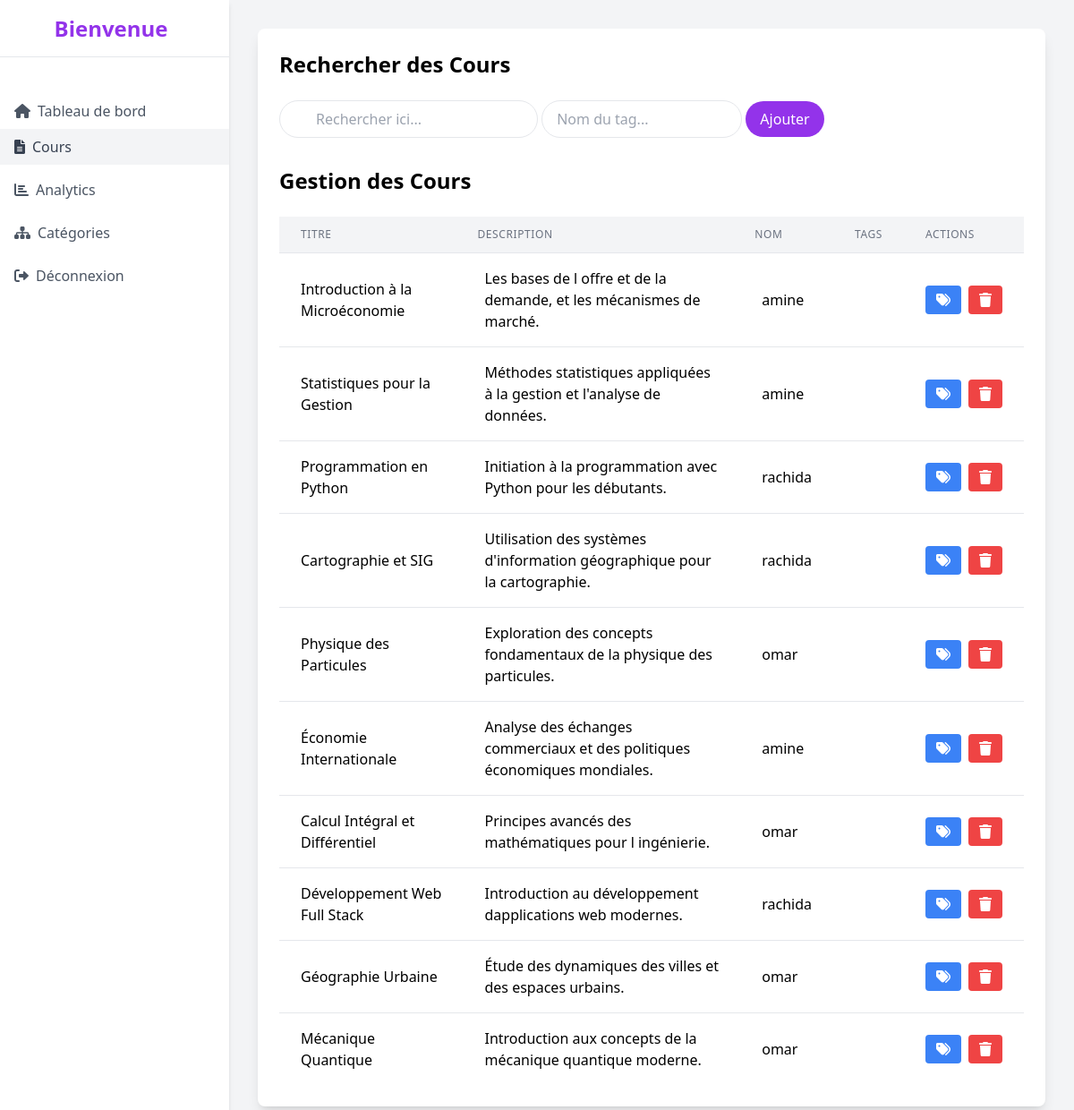
The page /views/admin/gestion_cours.php (signed in) on the database as committed earlier.
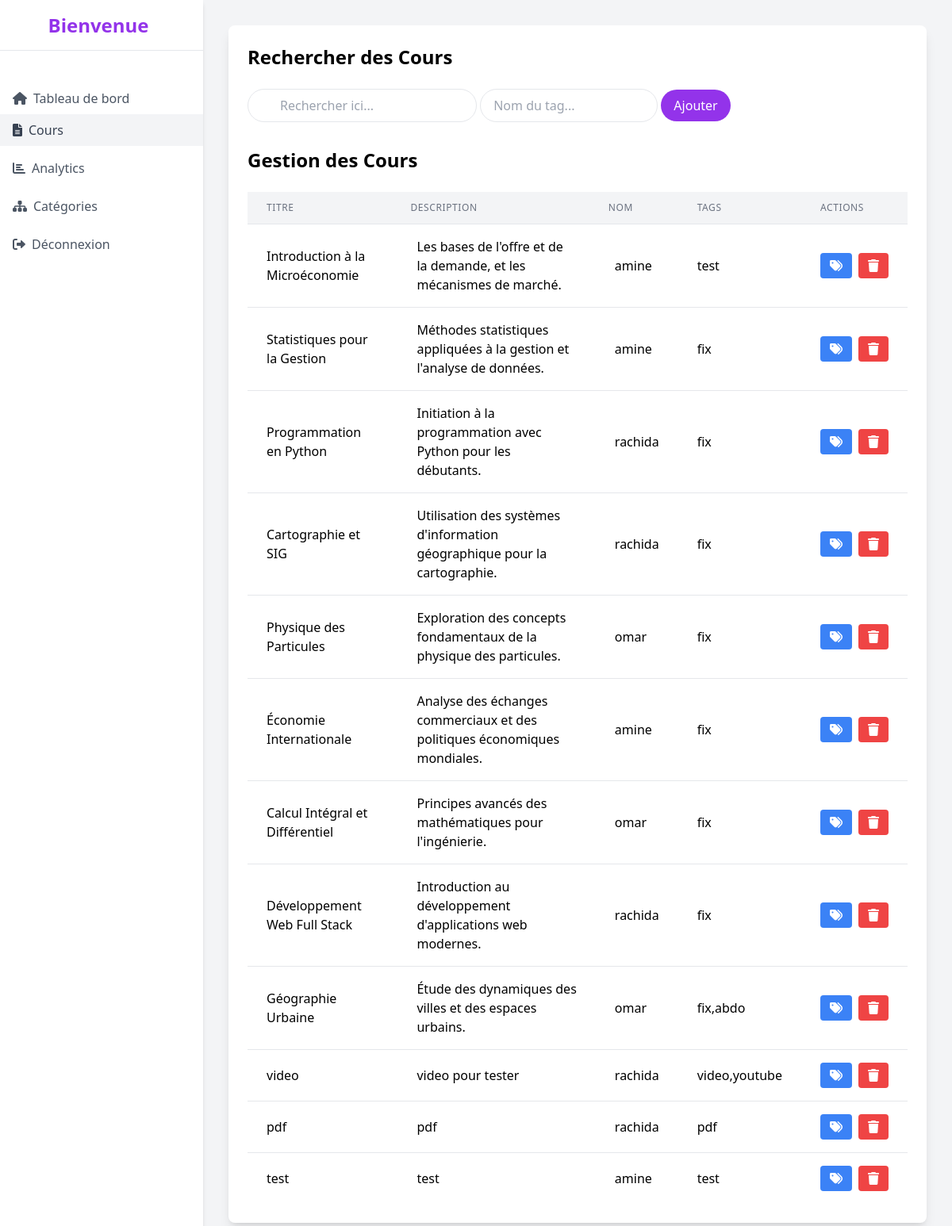
The same page on the database as committed later.
### tables this page shows
CREATE TABLE `cours` (
  `id` int NOT NULL,
  `titre` varchar(250) NOT NULL,
  `description` text NOT NULL,
  `contenu` text NOT NULL,
  `categorie_id` int DEFAULT NULL,
  `enseignant_id` int DEFAULT NULL,
  `date_creation` timestamp NULL DEFAULT CURRENT_TIMESTAMP
);

CREATE TABLE `utilisateurs` (
  `id` int NOT NULL,
  `nom` varchar(100) NOT NULL,
  `email` varchar(150) NOT NULL,
  `password` varchar(255) NOT NULL,
  `role` enum('etudiant','enseignant','admin') NOT NULL,
  `status` enum('actif','inactif') NOT NULL,
  `date_creation` timestamp NULL DEFAULT CURRENT_TIMESTAMP
);

### models/User.php (called while the page is built, shortened)
<?php
class User {
    public function __construct($pdo)
    {
        $this->pdo = $pdo;
        if (isset($_SESSION['user_id'])) {
            $this->id = $_SESSION['user_id'];
            $stmt = $this->pdo->prepare("SELECT * FROM utilisateurs WHERE id = ?");
            $stmt->execute([$this->id]);
            $user = $stmt->fetch();
        }
    }
}
?>

### models/Admin.php (called while the page is built, shortened)
<?php
require_once 'User.php';
class Admin extends User {
            public function getAllCours(){
                $stmt = $this->pdo->prepare("
                    SELECT
                        c.*,
                        u.nom as nom_enseignant,
                        GROUP_CONCAT(t.nom) as tags
                    FROM cours c
                    INNER JOIN utilisateurs u ON c.enseignant_id = u.id
                    LEFT JOIN cours_tags ct ON c.id = ct.cours_id
                    LEFT JOIN tags t ON ct.tag_id = t.id
                    GROUP BY c.id
                ");
                $stmt->execute();
                return $stmt->fetchAll(PDO::FETCH_ASSOC);
            }
}

### views/admin/gestion_cours.php (the view, shortened to what this page needs)
<?php
require_once '../../models/Admin.php';
$db = new Database();
$pdo = $db->connect();
$admin = new Admin($pdo);
$cours = $admin->getAllCours();
?>
<!DOCTYPE html>
<html lang="fr">
<head>
    <script src="https://cdn.tailwindcss.com"></script>
    <link href="https://cdnjs.cloudflare.com/ajax/libs/font-awesome/6.0.0/css/all.min.css" rel="stylesheet">
</head>
<body class="bg-gray-100 font-sans antialiased">
    <div class="flex">
        <div class="flex">
   <div class="w-64 bg-white h-screen shadow-md">
    <div class="flex items-center justify-center h-16 border-b">
     <div class="text-2xl font-bold text-purple-600">
      Bienvenue
     </div>
    </div>
    <nav class="mt-10">
     <a class="flex items-center px-4 py-2 mt-2 text-gray-600 hover:bg-gray-100" href="dashbord.php">
      <i class="fas fa-home">
      </i>
      <span class="ml-2">
       Tableau de bord
      </span>
     </a>
     <a class="flex items-center px-4 py-2 text-gray-700 bg-gray-100" href="gestion_cours.php">
      <i class="fas fa-file-alt">
      </i>
      <span class="ml-2">
       Cours
      </span>
     </a>
     <a class="flex items-center px-4 py-2 mt-2 text-gray-600 hover:bg-gray-100" href="statistique.php">
      <i class="fas fa-chart-bar">
      </i>
      <span class="ml-2">
       Analytics
      </span>
     </a>
     <a class="flex items-center px-4 py-2 mt-2 text-gray-600 hover:bg-gray-100" href="gestion_categorie.php">
      <i class="fas fa-sitemap"></i>
      <span class="ml-2">
       Catégories
      </span>
     </a>
     <a class="flex items-center px-4 py-2 mt-2 text-gray-600 hover:bg-red-200" href="../user/logout.php">
      <i class="fas fa-sign-out-alt">
      </i>
      <span class="ml-2">
      Déconnexion
      </span>
     </a>
    </nav>
</div>
        <div class="flex-1 p-8">
            <div class="bg-white rounded-lg shadow-lg p-6">
                <h2 class="text-2xl font-semibold mb-6">Rechercher des Cours</h2>
                <div class="form-group">
                    <input class="w-56 px-4 py-2 mb-8 pl-10 text-gray-700 bg-white border rounded-full focus:outline-none" id="searchInput" placeholder="Rechercher ici..." type="text" style="display:inline-block; width:auto;">
                    <form method="POST" class="inline" style="display:inline-block; width:auto;">
                        <input name="tag_nom" class="w-56 px-4 py-2 pl-4 text-gray-700 bg-white border rounded-full focus:outline-none" placeholder="Nom du tag..." type="text"/>
                        <button type="submit" name="ajouter_tag" class="px-4 py-2 bg-purple-600 text-white rounded-full hover:bg-purple-700 focus:outline-none">
                            Ajouter
                        </button>
                    </form>
                </div>
                <h2 class="text-2xl font-semibold mb-6">Gestion des Cours</h2>
                <div class="overflow-x-auto">
                    <table class="min-w-full bg-white">
                        <thead class="bg-gray-100">
                            <tr>
                                <th class="px-6 py-3 border-b border-gray-200 text-left text-xs leading-4 font-medium text-gray-500 uppercase tracking-wider">Titre</th>
                                <th class="px-4 py-3 border-b border-gray-200 text-left text-xs leading-4 font-medium text-gray-500 uppercase tracking-wider">Description</th>
                                <th class="px-4 py-3 border-b border-gray-200 text-left text-xs leading-4 font-medium text-gray-500 uppercase tracking-wider">Nom</th>
                                <th class="px-6 py-3 border-b border-gray-200 text-left text-xs leading-4 font-medium text-gray-500 uppercase tracking-wider">tags</th>
                                <th class="px-6 py-3 border-b border-gray-200 text-left text-xs leading-4 font-medium text-gray-500 uppercase tracking-wider">Actions</th>
                            </tr>
                        </thead>
                        <tbody class="divide-y divide-gray-200">
                            <?php foreach($cours as $course): ?>
                                <tr class="transaction-row">
                                    <td class="px-6 py-4"><?php echo htmlspecialchars($course['titre']); ?></td>
                                    <td class="px-6 py-4"><?php echo htmlspecialchars($course['description']); ?></td>
                                    <td class="px-6 py-4"><?php echo htmlspecialchars($course['nom_enseignant']); ?></td>
                                    <td class="px-6 py-4"><?php echo htmlspecialchars($course['tags'] ?? ''); ?></td>
                                    <td class="px-6 py-4">
                                        <div class="flex space-x-2">
                                            <button type="button" onclick="openEditModal(<?php echo $course['id']; ?>, '<?php echo htmlspecialchars($course['tags'] ?? '', ENT_QUOTES); ?>')"
                                                    class="bg-blue-500 text-white px-3 py-1 rounded hover:bg-blue-600">
                                                <i class="fas fa-tags"></i>
                                            </button>
                                            <form method="POST" class="inline" onsubmit="return confirm('Êtes-vous sûr de vouloir supprimer ce cours?');">
                                                <button type="submit" name="supprimer_cours" class="bg-red-500 text-white px-3 py-1 rounded hover:bg-red-600">
                                                    <i class="fas fa-trash"></i>
                                                </button>
                                            </form>
                                        </div>
                                    </td>
                                </tr>
                            <?php endforeach; ?>
                        </tbody>
                    </table>
                </div>
            </div>
        </div>
    </div>
</body>
</html>

Rows that differ between the two databases and show on the page:
removed cours: titre "Mécanique Quantique", description "Introduction aux concepts de la mécanique quantique moderne.", enseignant.nom "omar"
changed cours "Introduction à la Microéconomie": description "Les bases de l offre et de la demande, et les mécanismes de marché." → "Les bases de l'offre et de la demande, et les mécanismes de marché."; tags (not shown) → "test"
changed cours "Statistiques pour la Gestion": tags (not shown) → "fix"
changed cours "Programmation en Python": tags (not shown) → "fix"
changed cours "Cartographie et SIG": tags (not shown) → "fix"
changed cours "Physique des Particules": tags (not shown) → "fix"
changed cours "Économie Internationale": tags (not shown) → "fix"
changed cours "Calcul Intégral et Différentiel": description "Principes avancés des mathématiques pour l ingénierie." → "Principes avancés des mathématiques pour l'ingénierie."; tags (not shown) → "fix"
changed cours "Développement Web Full Stack": description "Introduction au développement dapplications web modernes." → "Introduction au développement d'applications web modernes."; tags (not shown) → "fix"
changed cours "Géographie Urbaine": tags (not shown) → "fix,abdo"
added cours: titre "video", description "video pour tester", enseignant.nom "rachida", tags "video,youtube"
added cours: titre "pdf", description "pdf", enseignant.nom "rachida", tags "pdf"
added cours: titre "test", description "test", enseignant.nom "amine", tags "test"
